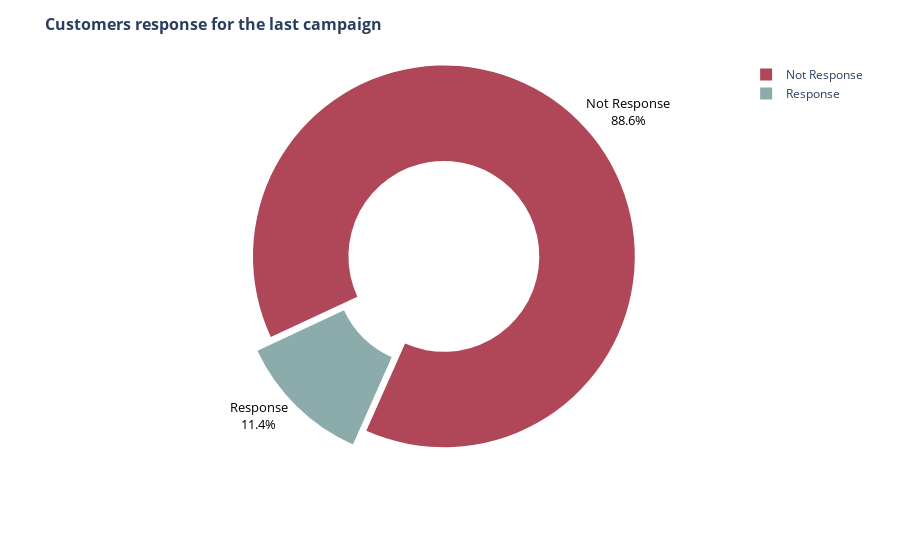

This figure's notebook cell:
### Code cell
labels = ['Not Response', 'Response']
response_before_chart = px.pie(response, values=response['count'], color=response['Response'], names = labels, color_discrete_sequence=["#B04759","#8BACAA"], hole=0.5)
response_before_chart.update_traces(textposition="outside", textfont=dict(color="black",size=13), textinfo="label+percent",pull=[0.1,0,0,0,0],rotation = -115)
response_before_chart.update_layout(title="<b>Customers response for the last campaign</b>", title_font=dict(size=16))
response_before_chart

### Figure 1 — Plotly figure (JSON) as saved in the notebook; plotly's stock layout.template omitted (floating-point values rounded to 4 significant figures)
{"data": [{"customdata": [["Not Response"], ["Response"]], "domain": {"x": [0, 1], "y": [0, 1]}, "hole": 0.5, "hovertemplate": "label=%{label}<br>count=%{value}<br>Response=%{customdata[0]}<extra></extra>", "labels": ["Not Response", "Response"], "legendgroup": "", "marker": {"colors": ["#B04759", "#8BACAA"]}, "name": "", "pull": [0.1, 0, 0, 0, 0], "rotation": -115, "showlegend": true, "textfont": {"color": "black", "size": 13}, "textinfo": "label+percent", "textposition": "outside", "type": "pie", "values": [1213, 156]}], "layout": {"legend": {"tracegroupgap": 0}, "margin": {"t": 60}, "piecolorway": ["#B04759", "#8BACAA"], "title": {"font": {"size": 16}, "text": "<b>Customers response for the last campaign</b>"}}}
